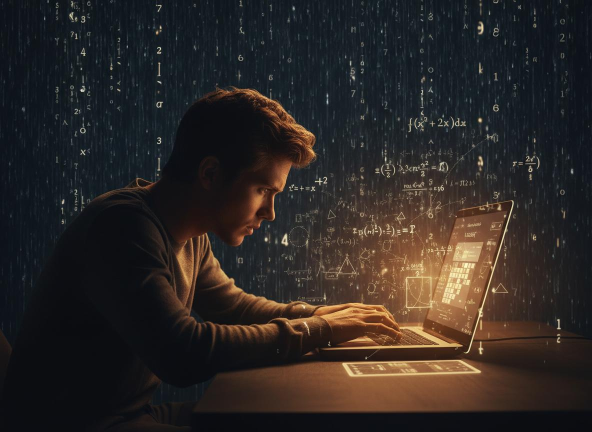
#> input picture images/capability-1.jpg, 1184 x 864 px (shown at 1/2 size)
$ python -i generate_tka12.py   (imports and definitions only)
#> lines starting #> are read from the running program, lines starting #| are printed output that depends on the picture
#!/usr/bin/env python3
"""
generate_tka12.py
Membuat video iklan vertikal (1080x1920, 9:16) untuk math315.id
Persiapan TKA (Tes Kemampuan Akademik) kelas 12.

Kebutuhan:
    pip install pillow numpy
    ffmpeg terpasang di sistem (ffmpeg -version)

Pemakaian:
    python generate_tka12.py
    python generate_tka12.py --output iklan.mp4 --music musik.mp3

Edit bagian SCENES di bawah untuk mengganti teks/durasi/warna.
"""

import argparse
import os
import subprocess
import sys

import numpy as np
from PIL import Image, ImageDraw, ImageFont

# ---------------- Pengaturan umum ----------------
W, H = 1080, 1920
FPS = 30
FADE = 0.4  # detik fade in/out tiap scene

BRAND = "math315.id"
URL = "www.math315.id"

# Setiap scene: durasi (detik), warna gradasi atas & bawah, teks utama, teks kecil
SCENES = [
    {
        "dur": 3.5,
        "c1": (30, 41, 110), "c2": (79, 70, 229),
        "title": "TKA Kelas 12\nSebentar Lagi?",
        "sub": "Matematika bikin deg-degan?",
    },
    {
        "dur": 5.0,
        "c1": (127, 29, 29), "c2": (220, 80, 60),
        "title": "Les mahal.\nJadwal bentrok.\nPenjelasan terlalu cepat.",
        "sub": "Persiapan jadi tidak maksimal",
    },
    {
        "dur": 7.0,
        "c1": (6, 78, 59), "c2": (16, 185, 129),
        "title": "Belajar di\nmath315.id",
        "sub": "Video pembahasan\nLatihan soal TKA\nUlangi materi sampai paham",
    },
    {
        "dur": 5.0,
        "c1": (124, 45, 18), "c2": (245, 158, 11),
        "title": "15 menit sehari,\nnilai ikut naik",
        "sub": "Belajar kapan saja, dari HP",
    },
    {
        "dur": 6.0,
        "c1": (30, 41, 110), "c2": (14, 165, 233),
        "title": "Berlangganan\nsekarang!",
        "sub": URL,
        "cta": "Pelajari Selengkapnya",
    },
]

FONT_BOLD_CANDIDATES = [
    "/usr/share/fonts/truetype/dejavu/DejaVuSans-Bold.ttf",
    "/usr/share/fonts/truetype/liberation/LiberationSans-Bold.ttf",
    "C:/Windows/Fonts/arialbd.ttf",
    "/Library/Fonts/Arial Bold.ttf",
    "/System/Library/Fonts/Supplemental/Arial Bold.ttf",
]
FONT_REG_CANDIDATES = [
    "/usr/share/fonts/truetype/dejavu/DejaVuSans.ttf",
    "/usr/share/fonts/truetype/liberation/LiberationSans-Regular.ttf",
    "C:/Windows/Fonts/arial.ttf",
    "/Library/Fonts/Arial.ttf",
    "/System/Library/Fonts/Supplemental/Arial.ttf",
]


def load_font(candidates, size):
#> called with size = 96
    for path in candidates:
        if os.path.exists(path):
            return ImageFont.truetype(path, size)
    return ImageFont.load_default()


F_TITLE = load_font(FONT_BOLD_CANDIDATES, 96)
F_SUB = load_font(FONT_REG_CANDIDATES, 52)
F_BRAND = load_font(FONT_BOLD_CANDIDATES, 44)
F_CTA = load_font(FONT_BOLD_CANDIDATES, 60)


# [27 lines left out: functions gradient, draw_centered, text_height, not called in this run]


def render_scene_base(scene):
    """Render 1 gambar statis untuk scene (teks sudah menempel)."""
    img = Image.fromarray(gradient(scene["c1"], scene["c2"])).convert("RGBA")

    # lingkaran dekoratif lembut
    deco = Image.new("RGBA", (W, H), (0, 0, 0, 0))
    dd = ImageDraw.Draw(deco)
    dd.ellipse((-250, -250, 450, 450), fill=(255, 255, 255, 28))
    dd.ellipse((W - 450, H - 550, W + 250, H + 150), fill=(255, 255, 255, 24))
    img = Image.alpha_composite(img, deco)

    d = ImageDraw.Draw(img)
    th = text_height(d, scene["title"], F_TITLE)
    sh = text_height(d, scene["sub"], F_SUB, 14)
    y = (H - (th + sh + 70)) / 2 - 60
    y = draw_centered(d, scene["title"], F_TITLE, y, (255, 255, 255, 255))
    y += 50
    draw_centered(d, scene["sub"], F_SUB, y, (255, 255, 255, 230), spacing=14)

    # tombol CTA (opsional)
    if scene.get("cta"):
        bw, bh = 760, 130
        x0, y0 = (W - bw) // 2, H - 520
        d.rounded_rectangle((x0, y0, x0 + bw, y0 + bh), radius=65,
                            fill=(255, 255, 255, 255))
        box = d.textbbox((0, 0), scene["cta"], font=F_CTA)
        tw, tx_h = box[2] - box[0], box[3] - box[1]
        d.text(((W - tw) / 2, y0 + (bh - tx_h) / 2 - 8), scene["cta"],
               font=F_CTA, fill=scene["c1"] + (255,))

    # watermark brand
    box = d.textbbox((0, 0), BRAND, font=F_BRAND)
    d.text(((W - (box[2] - box[0])) / 2, H - 150), BRAND,
           font=F_BRAND, fill=(255, 255, 255, 200))

    return np.array(img.convert("RGB"), dtype=np.float32)


# [47 lines left out: function main, not called in this run]


# [2 lines not run here, left out]

>>> import cv2
>>> picture = cv2.imread('images/capability-1.jpg', cv2.IMREAD_GRAYSCALE)
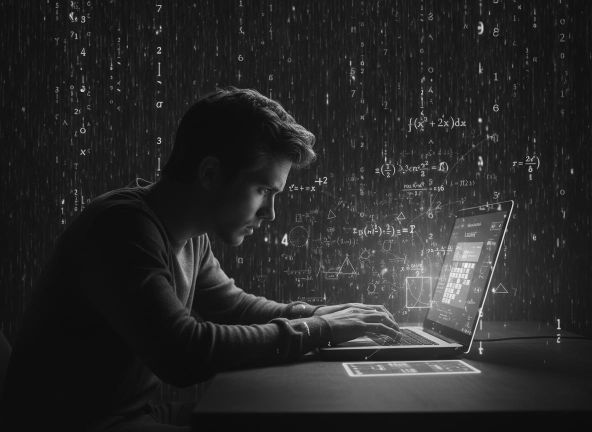
#> picture: shape (864, 1184) (shown at 1/2 size); min 0, max 255, mean 40.7
#> (the run stopped early here; a loop or call above may not have finished)

$ run again, on images/capability-2.jpg
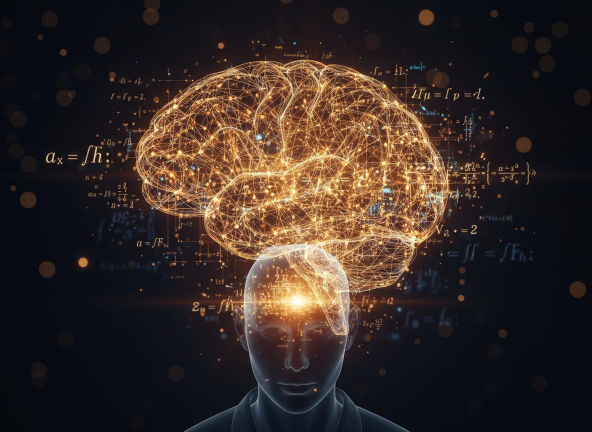
#> input picture images/capability-2.jpg, 1184 x 864 px (shown at 1/2 size)
#> `picture = cv2.imread('images/capability-1.jpg', cv2.IMREAD_GRAYSCALE)`:
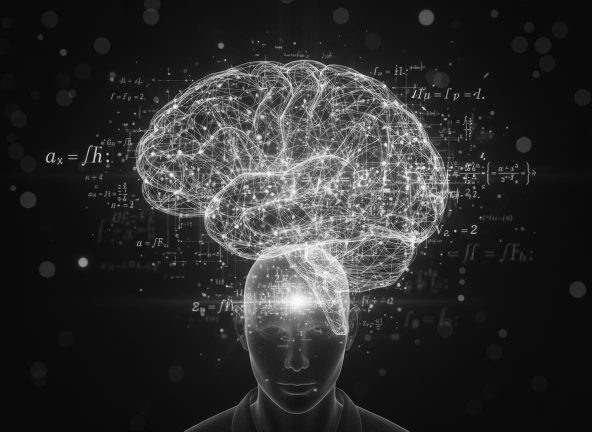
#> picture: shape (864, 1184) (shown at 1/2 size); min 0, max 255, mean 45.2

$ run again, on images/capability-3.jpg
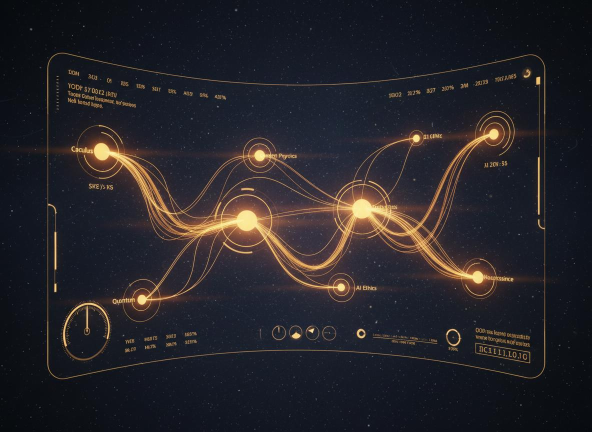
#> input picture images/capability-3.jpg, 1184 x 864 px (shown at 1/2 size)
#> `picture = cv2.imread('images/capability-1.jpg', cv2.IMREAD_GRAYSCALE)`:
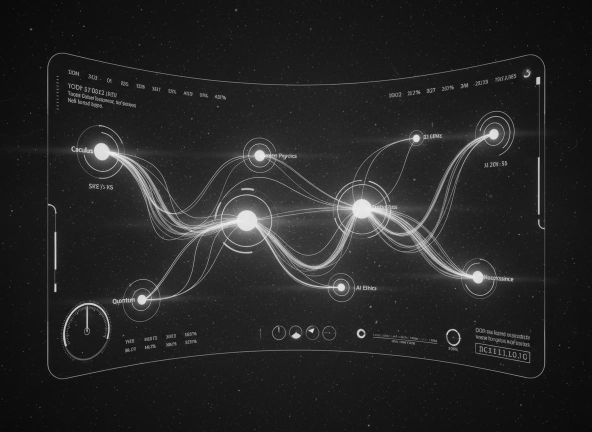
#> picture: shape (864, 1184) (shown at 1/2 size); min 0, max 255, mean 37.2

$ run again, on images/capability-4.jpg
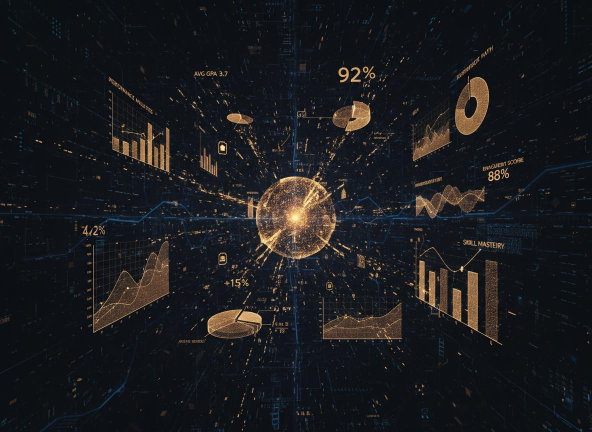
#> input picture images/capability-4.jpg, 1184 x 864 px (shown at 1/2 size)
#> `picture = cv2.imread('images/capability-1.jpg', cv2.IMREAD_GRAYSCALE)`:
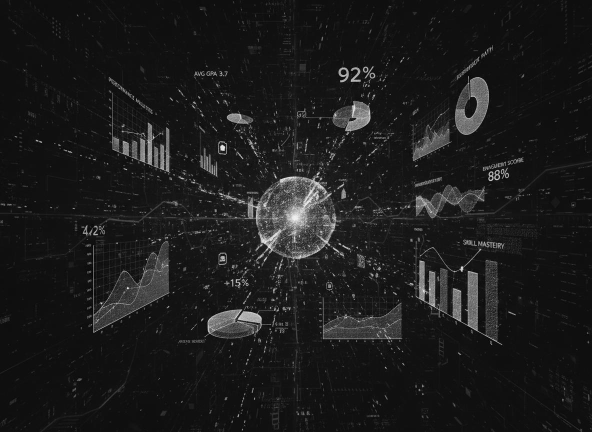
#> picture: shape (864, 1184) (shown at 1/2 size); min 0, max 255, mean 27.6
